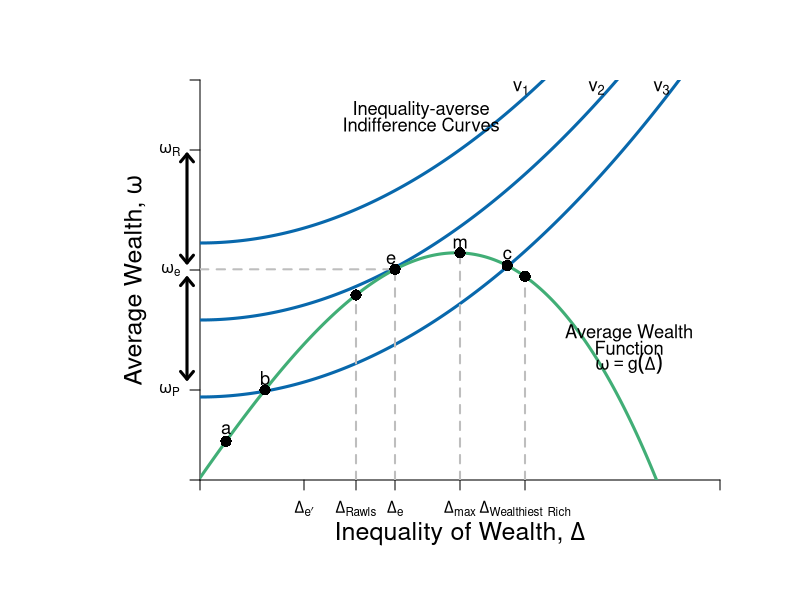

Recreate this plot in R.
#Graph Designer: Simon Halliday & Riley Boeth '17
#Authors: Bowles, Foley and Halliday
#Title: Coordination, Conflict and Competition: A Text in Microeconomics

library(shape)
require(shape)
pdf(file = "risk/risks_inequality_averse.pdf", width = 10, height = 8)


#Set parameters for graphics
axislabelsize <- 1.5
labelsize <- 1.1
graphlinewidth <- 3
segmentlinewidth <- 2

COL <- c("#7fc97f", "#beaed4", "#fdc086", "#ffff99", "#386cb0", "#f0027f", "#bf5b17", "#666666")
COLA <- c("#e0f3db", "#99d8c9","#66c2a4","#41ae76", "#238b45", "#005824")
COLB <- c("#c6dbef", "#4eb3d3", "#2b8cbe", "#0868ac","#084081")
COLC <- c("#fcfbfd", "#efedf5", "#dadaeb", "#bcbddc", "#9e9ac8", "#807dba", "#6a51a3", "#54278f", "#3f007d")

#Edited the margins to cater for the larger LHS labels
par(mar =  c(6, 10, 4, 4))

#Indifference curves of a risk-averse homo economicus (1st graph out of the two for 4.7)

indiffA1 <- function(x, uA = 5, rmax=  .7, xmax = 15) {
  uA + (1/2)*(rmax/xmax)*(x^2)
}

#rmax*x
#indiffA <- function(x, ua=2) {
#  ua + (1/12)*(x)^2
#}

#Average wealth function 

avgwealth <- function(x,y){
  (1.08)*((-1/35)*(((-((.9)*x-36))^2))+36.8+((-1/10)*(x-4)+(-1/1000)*((x-3)^3)))
}

#Add limits on axes and levels of utility for each indifference curve
ylims <- c(0, 40)
xlims <- c(0, 40)

npts <- 501 
x <- seq(xlims[1], xlims[2], length.out = npts)
y <- seq(ylims[1], ylims[2], length.out = npts) 

plot(0, 0, xlim = xlims, ylim = ylims, type = "n",
     xlab = expression(paste("")),
     ylab = expression(paste("")), 
     xaxt = "n", 
     yaxt = "n", 
     cex.lab = axislabelsize, 
     bty = "n", 
     xaxs="i", 
     yaxs="i"
)

#x and y limits with plain axes without ticks/numbers to match previous graph

ticksx <- c(0, 8, 12, 15, 20, 25, xlims[2])
xlabels <- c(NA, expression(paste(Delta[e*minute])), expression(paste(Delta[Rawls])),  expression(paste(Delta[e])), expression(paste(Delta[max])), expression(paste(Delta[Wealthiest], " "[Rich])),  NA)
ticksy <- c(0, 21 - 12, 21, 21 + 12, ylims[2])
ylabels <- c(NA, expression(paste(omega[P])), expression(paste(omega[e])), expression(paste(omega[R])), NA)



axis(1,at = ticksx,  pos = 0, labels = xlabels)
axis(2,at = ticksy,  pos = 0, labels = ylabels, las = 1)

npts <- 500 
xx1 <- seq(xlims[1], xlims[2], length.out = npts)
xx2 <- seq(0, xlims[2], length.out = npts)
xx3 <- seq(xlims[1], 0, length.out = npts)
xx4 <- seq(-11, 0, length.out = npts)


lines(xx1, indiffA1(xx1, uA= 8.3), col = COLB[4], lwd = graphlinewidth)
lines(xx1, indiffA1(xx1, uA = 16), col = COLB[4], lwd = graphlinewidth)
lines(xx1, indiffA1(xx1, uA = 23.7), col = COLB[4], lwd = graphlinewidth)
lines(xx1, avgwealth(xx1), col = COLA[4], lwd = graphlinewidth)


#Axis labels and draw linear utility function
mtext(expression(paste("Inequality of Wealth, ", Delta)), side = 1, line = 2.5, cex = axislabelsize)
text(-5, 0.5*ylims[2], expression(paste("Average Wealth, ",omega)), xpd = TRUE, cex = axislabelsize, srt = 90) 

#Label various points on line

text(2, avgwealth(2)+1.2, expression(paste("a")), cex = labelsize)
text(5, avgwealth(5)+1.2, expression(paste("b")), cex = labelsize)
points(5, avgwealth(5), pch = 16, col = "black", cex = 1.5)
points(2, avgwealth(2), pch = 16, col = "black", cex = 1.5)

segments(25, 0, 25, avgwealth(25), lty = 2, col = "gray", lwd = segmentlinewidth)
points(25, avgwealth(25), pch = 16, col = "black", cex = 1.5)

text(23.63, avgwealth(23.63)+1.1, expression(paste("c")), cex = labelsize)
points(23.63, avgwealth(23.63), pch = 16, col = "black", cex = 1.5)

text(20, avgwealth(20)+1, expression(paste(m)), cex = labelsize)
segments(20, 0, 20, avgwealth(20), lty = 2, col = "gray", lwd = segmentlinewidth)
points(20, avgwealth(20), pch = 16, col = "black", cex = 1.5)

text(14.7, avgwealth(15)+1, expression(paste(e)), cex = labelsize)
segments(15, 0, 15, avgwealth(15), lty = 2, col = "gray", lwd = segmentlinewidth)
segments(0, avgwealth(15), 15, avgwealth(15), lty = 2, col = "gray", lwd = segmentlinewidth)
points(15, avgwealth(15), pch = 16, col = "black", cex = 1.5)

segments(12, 0, 12, avgwealth(12), lty = 2, col = "gray", lwd = segmentlinewidth)
points(12, avgwealth(12), pch = 16, col = "black", cex = 1.5)

#Label relevant points on axes

#text(8, -.9, expression(paste(Delta[e],"`")),  xpd = TRUE,  cex = labelsize)
#text(12, -.9, expression(paste(Delta[Rawls])), xpd = TRUE, cex = labelsize)
#text(15, -.9, expression(paste(Delta[e])),  xpd = TRUE,  cex = labelsize)
#text(20, -.9, expression(paste(Delta[max])),  xpd = TRUE,  cex = labelsize)
#text(25, -.9, expression(paste(Delta[Wealthiest], " "[Rich])),  xpd = TRUE,  cex = labelsize)


#text(-1, avgwealth(23)+12, expression(paste(omega[R])), xpd = TRUE, cex = labelsize)
#text(-1, avgwealth(23), expression(paste(omega, ""[e],"'")),  xpd = TRUE, cex = labelsize)
#text(-1, avgwealth(23)-12, expression(paste(omega, ""[P],"'")),  xpd = TRUE, cex = labelsize)

#Add arrow beside y axis and points on axis

arrows(-1, avgwealth(21) + 10, -1, avgwealth(20) - 1, col = "black", code = 3, arr.type = "simple", lty = 1, xpd = TRUE, length = 0.1, angle = 40, lwd = 3)
arrows(-1, avgwealth(21) - 12.5, -1, avgwealth(20) - 2.5, col = "black", code = 3, arr.type = "simple", lty = 1, xpd = TRUE, length = 0.1, angle = 40, lwd = 3)

#points(0, avgwealth(23)+12, pch = 16, col = "black", cex = 1.5, xpd = TRUE)
#points(0, avgwealth(23), pch = 16, col = "black", cex = 1.5,xpd = TRUE)
#points(0, avgwealth(23)-12, pch = 16, col = "black", cex = 1.5,xpd = TRUE)

#label the three indifference curves

text(24.7, 39.2, expression(paste("v"[1])), xpd = TRUE, cex = labelsize)
text(30.5, 39.2, expression(paste("v"[2])),  xpd = TRUE, cex = labelsize)
text(35.5, 39.2, expression(paste("v"[3])),  xpd = TRUE, cex = labelsize)

#Label average wealth curve and indifference curves generally

text(33, avgwealth(30)+1.5, expression(paste("Average Wealth")), xpd = TRUE, cex = labelsize)
text(33, avgwealth(30), expression(paste("Function")), xpd = TRUE, cex = labelsize)
text(33, avgwealth(30)-1.5, expression(paste(omega == g(Delta))), xpd = TRUE, cex = labelsize)

#text(17, 38.5, expression(paste("Inequality Averse")), xpd = TRUE, cex = labelsize)
text(17, 37, expression(paste("Inequality-averse")), xpd = TRUE, cex = labelsize)
text(17, 35.5, expression(paste("Indifference Curves")), xpd = TRUE, cex = labelsize)


dev.off()
